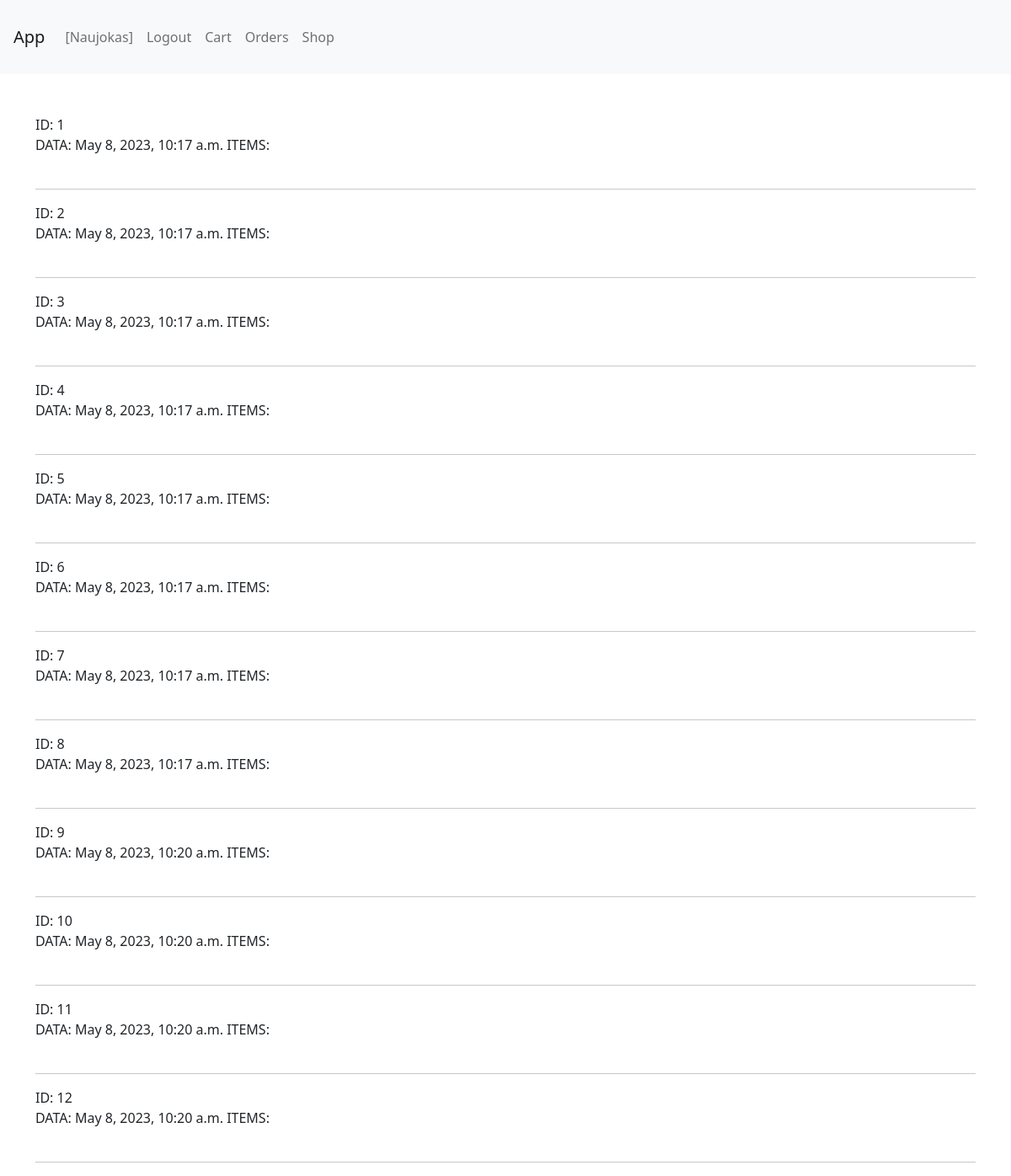
The app's page /app/cart/user_orders (signed in), older data.
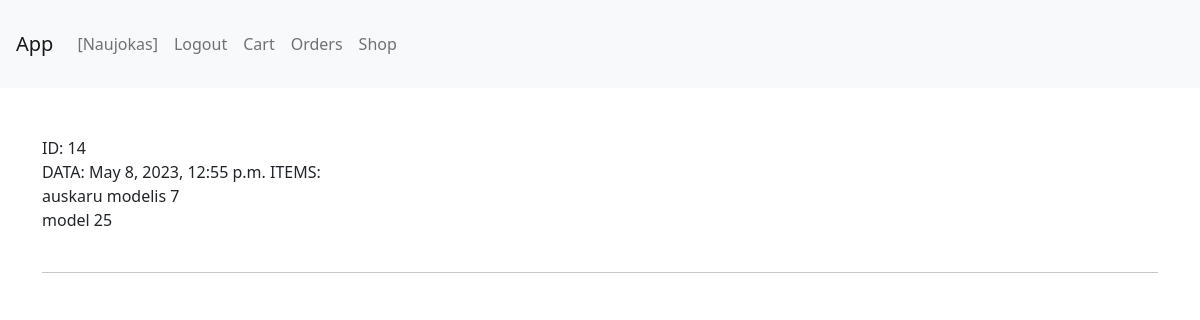
The same page, newer data.
### shop/models.py (models this page shows, shortened)
class Order(models.Model):
    user = models.ForeignKey(User, on_delete=models.SET_NULL, null=True, blank=True)
    date_created = models.DateTimeField(auto_now_add=True)
    order_comment = models.TextField("Comment", max_length=1000, null=True, blank=True)

class CartItem(models.Model):
    item_model_id = models.ForeignKey('ItemModel', on_delete=models.CASCADE, null=True, blank=True)
    cart_id = models.ForeignKey('Cart', on_delete=models.SET_NULL, null=True, blank=True)
    quantity = models.IntegerField("quantity", default=1)
    user = models.ForeignKey(User, on_delete=models.CASCADE, null=True, blank=True)
    order_id = models.ForeignKey('Order', on_delete=models.SET_NULL, null=True, blank=True)

class ItemModel(models.Model):
    item_model_name = models.CharField("Item model name", max_length=30, help_text="shop item category name")
    category_id = models.ManyToManyField("ItemCategory", help_text="Item category")
    price = models.FloatField("Item price", default="0.00")
    photo = models.ImageField(default="item_pics/default.jpg", upload_to="item_pics", null=True)

### shop/views.py (the view)
# urls.py: path("cart/user_orders", views.UserOrderListView.as_view(), name='view_order_by_user_list_n'),
class UserOrderListView(LoginRequiredMixin, generic.ListView):
    model = Order
    context_object_name = 'order_list'
    template_name = 'view_user_order_list.html'
    def get_queryset(self):
        query = Order.objects.filter(user=self.request.user).order_by('date_created')
        return query

### shop/templates/view_user_order_list.html
{% extends "base.html" %}
{% block content %}
{% if user.is_authenticated %}
<div class="container mt-5">
    {% for order_obj in order_list %}
    ID: {{ order_obj.id }}<br>
    DATA: {{ order_obj.date_created }}
    ITEMS:<br>
    {% for cartitem in order_obj.cartitem_set.all %}
    {{ cartitem.item_model_id.item_model_name }}<br>
    {% endfor %} <br>
    <hr>
    {% endfor %}
</div>
{% endif %}
{% endblock %}

Row changes from the older to the newer data that the page shows:
removed Order: id "1", date_created "May 8, 2023, 10:17 a.m."
removed Order: id "2", date_created "May 8, 2023, 10:17 a.m."
removed Order: id "3", date_created "May 8, 2023, 10:17 a.m."
removed Order: id "4", date_created "May 8, 2023, 10:17 a.m."
removed Order: id "5", date_created "May 8, 2023, 10:17 a.m."
removed Order: id "6", date_created "May 8, 2023, 10:17 a.m."
removed Order: id "7", date_created "May 8, 2023, 10:17 a.m."
removed Order: id "8", date_created "May 8, 2023, 10:17 a.m."
removed Order: id "9", date_created "May 8, 2023, 10:20 a.m."
removed Order: id "10", date_created "May 8, 2023, 10:20 a.m."
removed Order: id "11", date_created "May 8, 2023, 10:20 a.m."
removed Order: id "12", date_created "May 8, 2023, 10:20 a.m."
added Order: id "14", date_created "May 8, 2023, 12:55 p.m."
added CartItem: item_model_id.item_model_name "auskaru modelis 7"
added CartItem: item_model_id.item_model_name "model 25"
